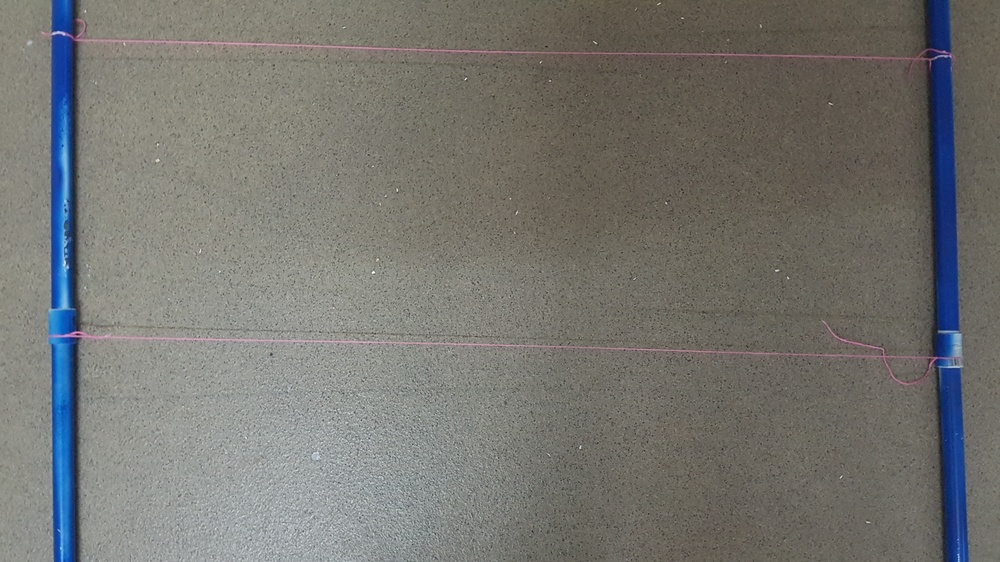
%> input picture Mapowanie/zdj/11.jpg, 1000 x 562 px, shrunk from 4032 x 2268 before the run
$ octave Sledzenie.m   (GNU Octave 9; MATLAB toolbox functions it lacks are replaced by stand-ins)
%> lines starting %> are read from the running program, lines starting %| are printed output that depends on the picture; in (x1, y1, x2, y2) boxes, pixels count from 0 and x2, y2 are one past the last pixel; in counts of white or black regions, pixels touching at a corner belong together; the program's own positions count from 1
%> further down, RGB is the input picture: size 562x1000x3 uint8; mean R, G, B 117.6, 117.1, 112.5
### Mapowanie/MaskaNiebieskaSledzenie.m
function [BW,maskedRGBImage] = createMask(RGB)
%createMask  Threshold RGB image using auto-generated code from colorThresholder app.
%  [BW,MASKEDRGBIMAGE] = createMask(RGB) thresholds image RGB using
%  auto-generated code from the colorThresholder app. The colorspace and
%  range for each channel of the colorspace were set within the app. The
%  segmentation mask is returned in BW, and a composite of the mask and
%  original RGB images is returned in maskedRGBImage.

% Auto-generated by colorThresholder app on 01-Mar-2020
%------------------------------------------------------


% Convert RGB image to chosen color space
I = rgb2hsv(RGB);
%> I: size 562x1000x3 double; mean H, S, V 0.203, 0.136, 0.484

% Define thresholds for channel 1 based on histogram settings
channel1Min = 0.536;
channel1Max = 0.709;

% Define thresholds for channel 2 based on histogram settings
channel2Min = 0.390;
channel2Max = 1.000;

% Define thresholds for channel 3 based on histogram settings
channel3Min = 0.390;
channel3Max = 1.000;

% Create mask based on chosen histogram thresholds
sliderBW = (I(:,:,1) >= channel1Min ) & (I(:,:,1) <= channel1Max) & ...
    (I(:,:,2) >= channel2Min ) & (I(:,:,2) <= channel2Max) & ...
    (I(:,:,3) >= channel3Min ) & (I(:,:,3) <= channel3Max);
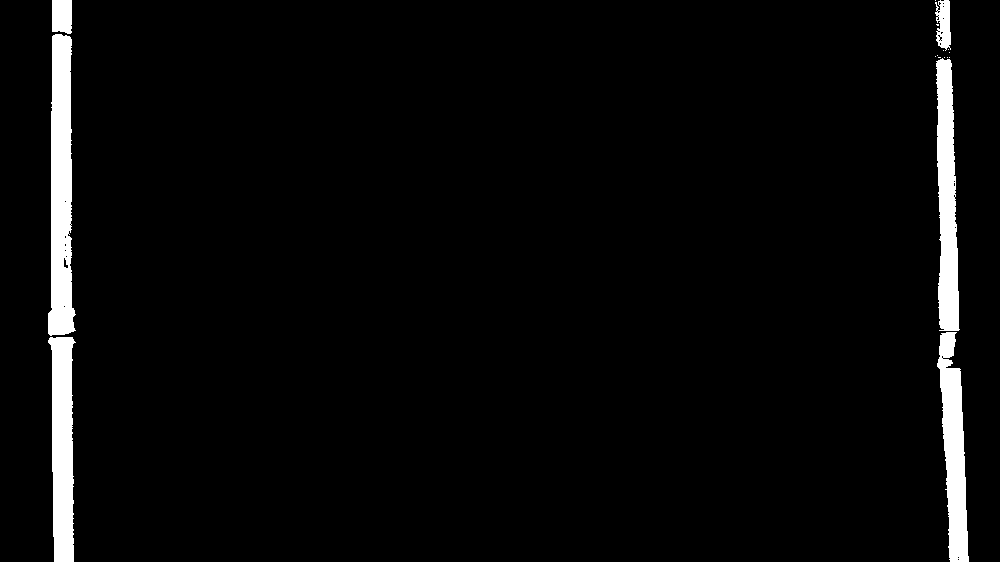
%> sliderBW: size 562x1000 logical; 3.7% white; 17 white regions (11 under 20 px), largest, box (x1, y1, x2, y2) and area: (48, 34, 76, 336) 6140, (936, 58, 960, 331) 4662, (48, 337, 76, 562) 4618, (937, 332, 969, 562) 4288, (52, 0, 72, 34) 646, (935, 0, 951, 51) 581
BW = sliderBW;

% Initialize output masked image based on input image.
maskedRGBImage = RGB;

% Set background pixels where BW is false to zero.
maskedRGBImage(repmat(~BW,[1 1 3])) = 0;
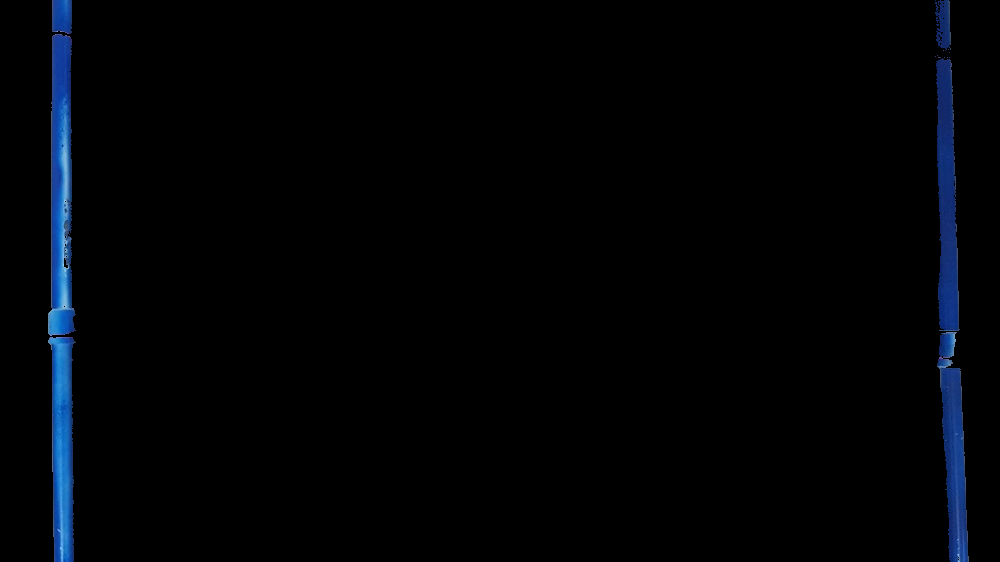
%> maskedRGBImage: size 562x1000x3 uint8; mean R, G, B 1.1, 2.8, 5.6

end

### Mapowanie/Sledzenie.m
RGB = imread('11.jpg');
[A1,B] = MaskaNiebieskaSledzenie(RGB);
%imshow(A1);figure;
A=imclose(A1,strel('cube',25));
%> A: size 562x376 logical; every value is 0
CC = imerode(A,strel('cube',23));
%> CC: size 562x354 logical; every value is 0
CC = imerode(CC,strel('cube',13));
%> CC: size 562x342 logical; every value is 0
CC = imerode(CC,strel('cube',5));
%> CC: size 562x338 logical; every value is 0
A = CC;
%imshow(A);figure;
[H,T,R] = hough(A);
%> H: size 1311x180 double; every value is 0
%> T = 180 values from -90 to 89; R = 1311 values from -655 to 655
%houghMatViz(H,T,R);
peaks = houghpeaks(H,20,'NHoodSize',[401 31]);
%> peaks = 20 rows, first 12: [1 1; 1 1; 1 1; 1 1; 1 1; 1 1; 1 1; 1 1; 1 1; 1 1; 1 1; 1 1]
size(peaks,1);
lines = houghlines(A,T,R,peaks);
%> lines = empty struct

imshow(RGB)
hold on
numLines = length(lines);
%> numLines = 0
for k = 1:numLines  %5:6  %roboczo, nie jestem pewien jak wybraæ linie
   xy = [lines(k).point1; lines(k).point2];
   plot(xy(:,1),xy(:,2),'LineWidth',2,'Color','red','Marker', 'x', 'MarkerEdgeColor', 'g');
end
%> this loop made 0 passes
%%
Lewa = [0 0];
Prawa = [0 0];
j=1;
k=1;
for i= 1:length(lines)
    if (lines(i).rho < size(A,2)/2)
        Lewa(j,1) = lines(i).theta;
        Lewa(j,2) = lines(i).rho;
        j=j+1;
    end
    if (lines(i).rho > size(A,2)/2)
        Prawa(k,1) = lines(i).theta;
        Prawa(k,2) = lines(i).rho;
        k=k+1;
    end
end
%> after the loop, Lewa = [0 0]; Prawa = [0 0]; j = 1; k = 1

$ run again, with Mapowanie/zdj/1.jpg copied over Mapowanie/zdj/11.jpg
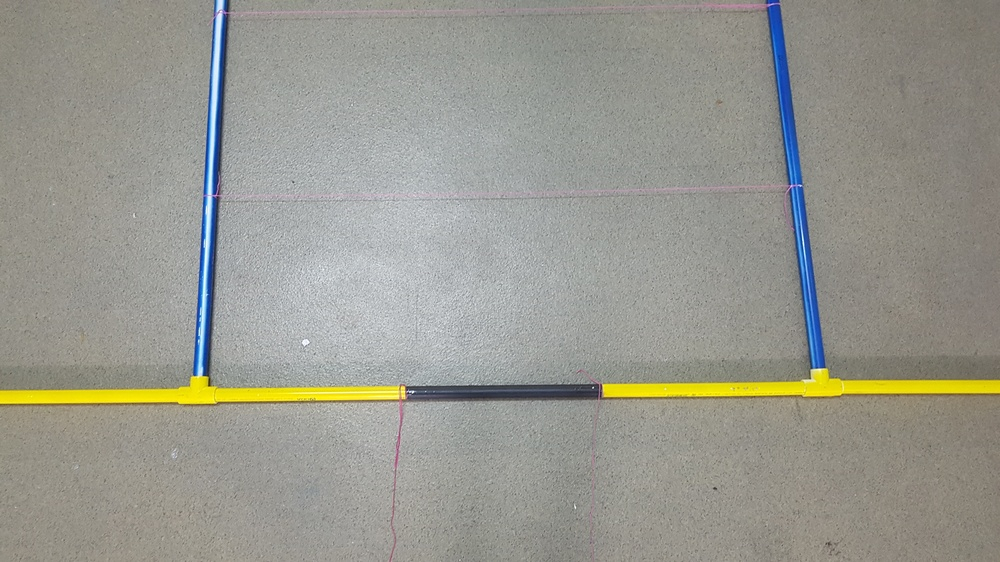
%> input picture Mapowanie/zdj/1.jpg, 1000 x 562 px, shrunk from 4032 x 2268 before the run
%> RGB is the input picture: size 562x1000x3 uint8; mean R, G, B 152.1, 151.9, 143.1
%> I: size 562x1000x3 double; mean H, S, V 0.239, 0.0948, 0.611
%> in createMask, `sliderBW = (I(:,:,1) >= channel1Min ) & (I(:,:,1) <= channel1Max) & (I..`:
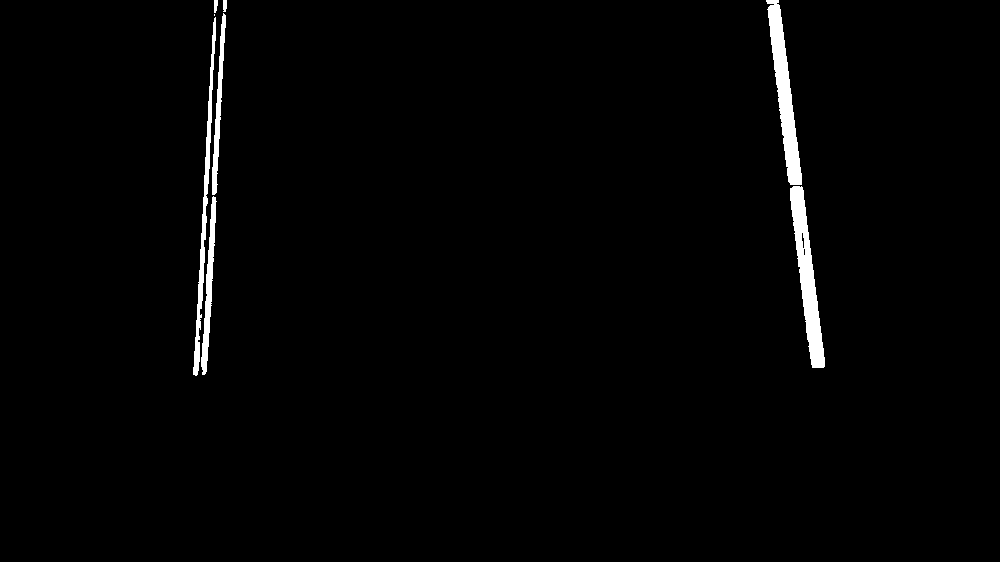
%> sliderBW: size 562x1000 logical; 1.5% white; 8 white regions (1 under 20 px), largest, box (x1, y1, x2, y2) and area: (790, 186, 825, 368) 2569, (766, 0, 802, 185) 2508, (193, 17, 216, 376) 1484
%> in createMask, `maskedRGBImage(repmat(~BW,[1 1 3])) = 0;`:
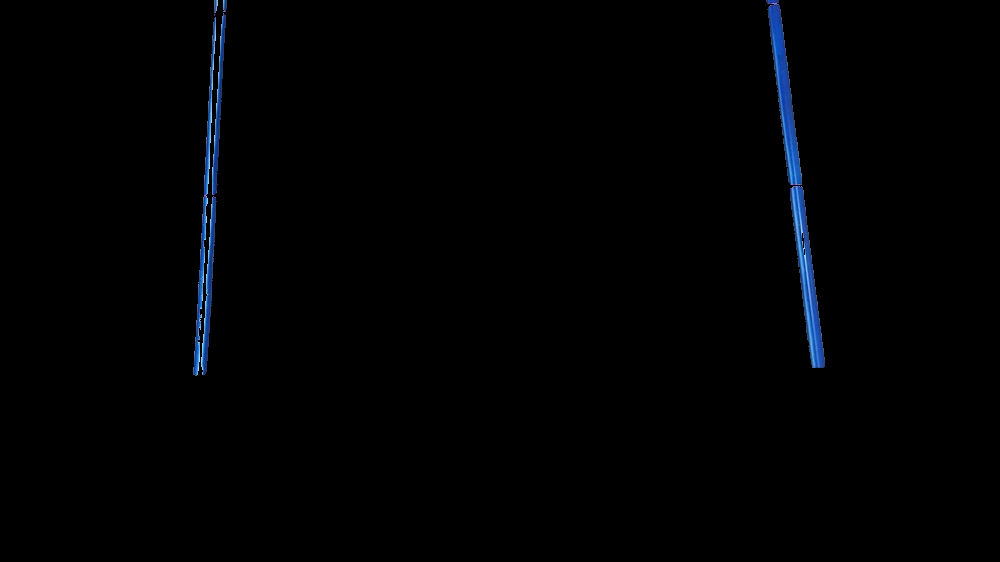
%> maskedRGBImage: size 562x1000x3 uint8; mean R, G, B 0.7, 1.4, 2.6
%> A: size 562x376 logical; every value is 0
%> H: size 1311x180 double; every value is 0
%> T = 180 values from -90 to 89; R = 1311 values from -655 to 655
%> peaks = 20 rows, first 12: [1 1; 1 1; 1 1; 1 1; 1 1; 1 1; 1 1; 1 1; 1 1; 1 1; 1 1; 1 1]
%> lines = empty struct
%> numLines = 0
%> after the loop `for i= 1:length(lines)`: Lewa = [0 0]; j = 1

$ run again, with Mapowanie/zdj/10.jpg copied over Mapowanie/zdj/11.jpg
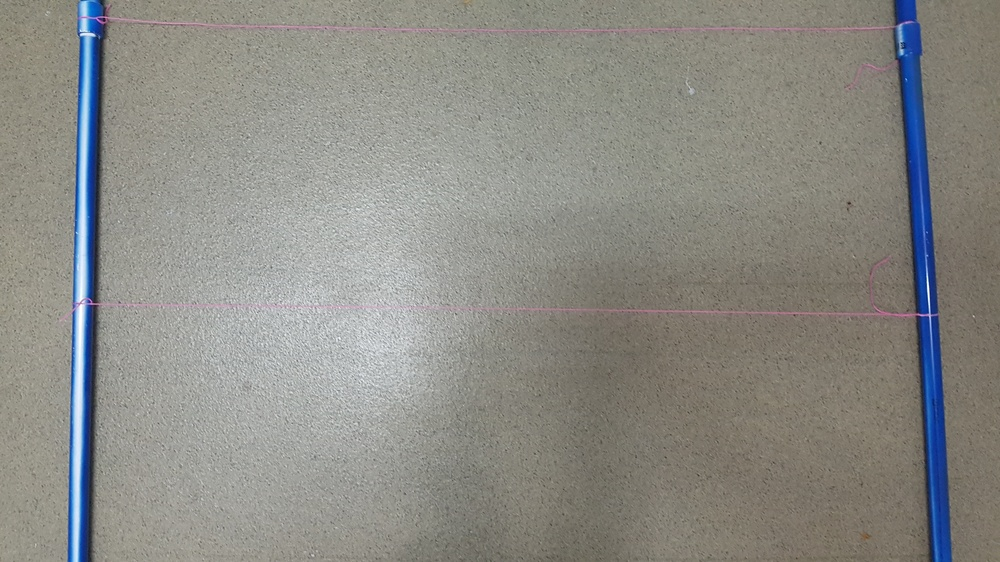
%> input picture Mapowanie/zdj/10.jpg, 1000 x 562 px, shrunk from 4032 x 2268 before the run
%> RGB is the input picture: size 562x1000x3 uint8; mean R, G, B 139.7, 139.2, 133.5
%> I: size 562x1000x3 double; mean H, S, V 0.201, 0.115, 0.568
%> in createMask, `sliderBW = (I(:,:,1) >= channel1Min ) & (I(:,:,1) <= channel1Max) & (I..`:
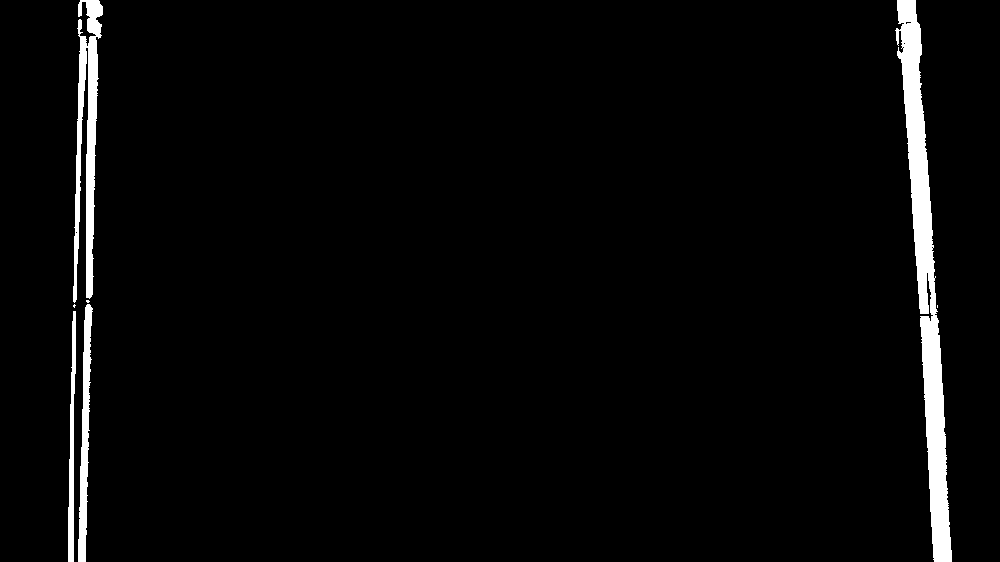
%> sliderBW: size 562x1000 logical; 3.1% white; 7 white regions (3 under 20 px), largest, box (x1, y1, x2, y2) and area: (895, 0, 952, 562) 10294, (73, 0, 103, 303) 4150, (78, 304, 93, 562) 1866, (68, 311, 76, 562) 1145
%> in createMask, `maskedRGBImage(repmat(~BW,[1 1 3])) = 0;`:
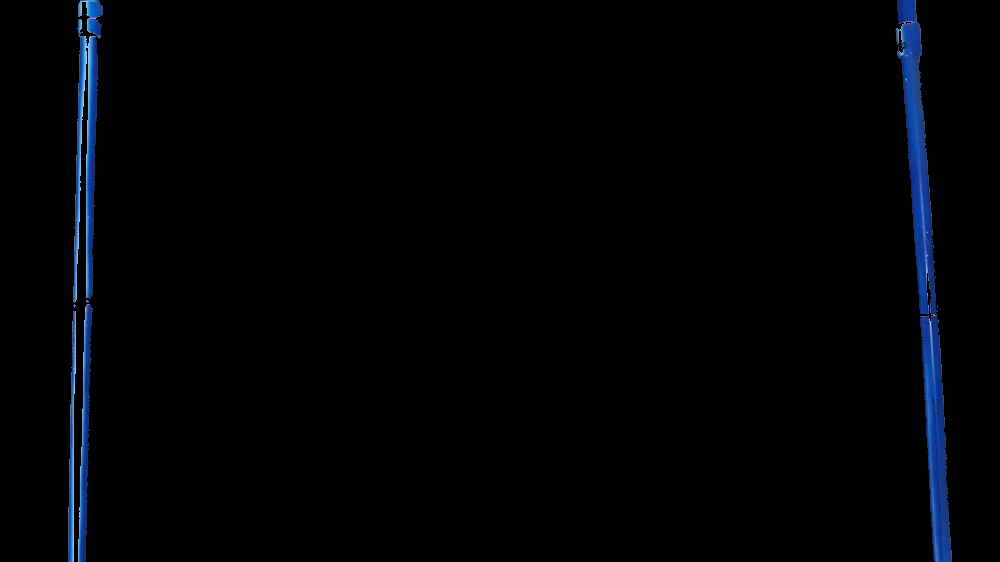
%> maskedRGBImage: size 562x1000x3 uint8; mean R, G, B 1.1, 2.5, 4.9
%> A: size 562x376 logical; every value is 0
%> H: size 1311x180 double; every value is 0
%> T = 180 values from -90 to 89; R = 1311 values from -655 to 655
%> peaks = 20 rows, first 12: [1 1; 1 1; 1 1; 1 1; 1 1; 1 1; 1 1; 1 1; 1 1; 1 1; 1 1; 1 1]
%> lines = empty struct
%> numLines = 0
%> after the loop `for i= 1:length(lines)`: Lewa = [0 0]; j = 1
